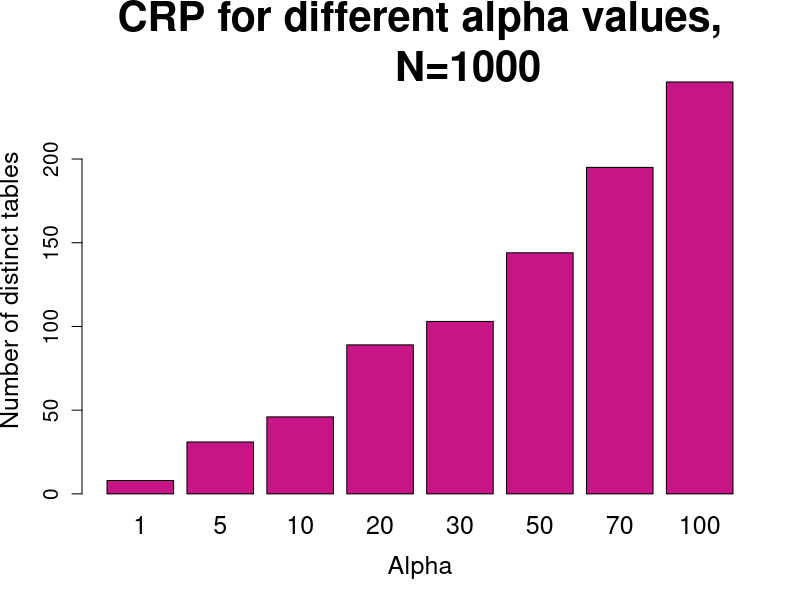

The R script that drew this image:
set.seed(1000)
crp = function(num.customers, alpha) {
  table <- c(1)
  next.table <- 2
  for (i in 1:(num.customers-1)) {
    if (runif(1,0,1) < alpha / (alpha + i)) {
      table <- c(table, next.table)
      next.table <- next.table+1
    } else {
      select.table <- table[sample(1:length(table), 1)]
      table <- c(table, select.table)
    }
  }
  table
}

tables =c()
Alpha = c(1,5,10,20,30,50,70,100)
for (alpha in Alpha){
  tables = c(tables,max(crp(1000,alpha)))
}

png("plots/crp.png", width = 1000, height=600)
barplot(names.arg=Alpha, tables, col="mediumvioletred", main='CRP for different alpha values,
        N=1000', xlab= "Alpha", ylab = "Number of distinct tables", cex.main=2.5,
        cex.axis = 1.25, cex.names=1.5, cex.lab=1.5)
dev.off()
# 
# png("crp.png", width = 1000, height=600)
# par(mfrow=c(3,1))
# plot(
#   table(crp(10000, 1))
#  , sub="Alpha=1", ylab='', main='CRP for different alpha values', cex.main=2,
#  cex.lab=1.5, col="red"
# )
# plot(
#   table(crp(10000, 3))
#   , ylab="Number of occupants", sub="Alpha=10", cex.lab=1.5, col="green"
# )
# plot(
#   table(crp(10000, 5))
#   ,xlab="Table number", sub="Alpha=20", ylab='', cex.lab=1.5, col="blue"
# )
# dev.off()
